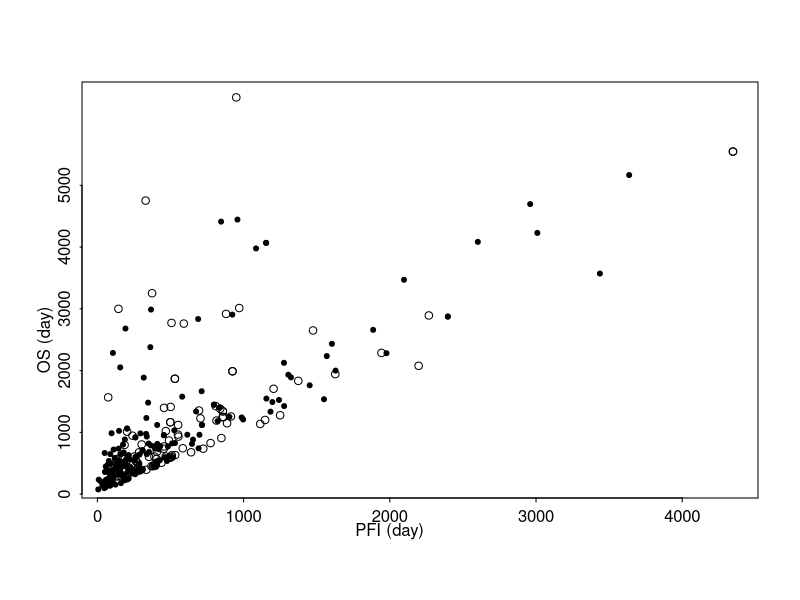

Write R code to recreate this figure.
mydata=read.table("LUNG.txt", sep = "\t", header = TRUE)
mydata$T1=mydata$PFI.time
mydata$T2=mydata$OS.time
mydata$censor1=mydata$PFI
mydata$censor2=mydata$OS
plot(mydata$T1[mydata$censor1==0 | mydata$censor2==0],  mydata$T2[mydata$censor1==0 | mydata$censor2==0],type="n",xlab="",ylab="",xaxt="n",yaxt="n")
points(mydata$T1[mydata$censor1==1 & mydata$censor2==1],  mydata$T2[mydata$censor1==1 & mydata$censor2==1],pch=20,cex=1,lty=4)
points(mydata$T1[mydata$censor1==0 | mydata$censor2==0],  mydata$T2[mydata$censor1==0 | mydata$censor2==0],pch=1,cex=1,lty=4)
mtext(seq(0,4000,1000),side=1,las=1,at=seq(0,4000,1000),cex=1,font=1,line=0.4)
axis(side=1,seq(0,4000,1000),tcl=-0.2,labels=FALSE)
mtext(seq(0,5000,1000),side=2,las=3,at=seq(0,5000,1000),cex=1,font=1,line=0.4)
axis(side=2,seq(0,5000,1000),tcl=-0.1,labels=FALSE)
mtext(expression(paste("PFI ","(","day",")")),side=1,las=1,at=2000,cex=1,font=1,line=1.3)
mtext(expression(paste("OS ","(","day",")")),side=2,las=3,at=2500,cex=1,font=1,line=1.2)
